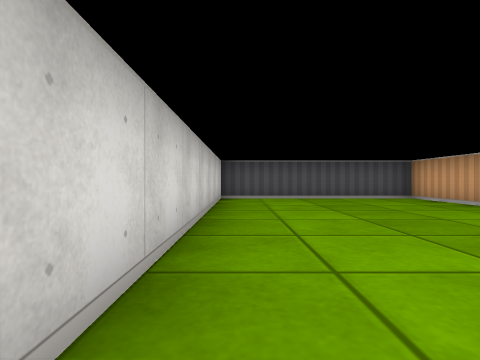
View 1 (above)

15 first-person views from a walk through a cub3D level. The camera is about half as high as the walls, looks level and sees 80° across. The floor is counted in squares. Each view is taken from the middle of a square. On the plan, view 1 faces up. The plan holds only what a view shows up to about 9 squares ahead; the rest is blank. The place goes on beyond the plan.

View 2
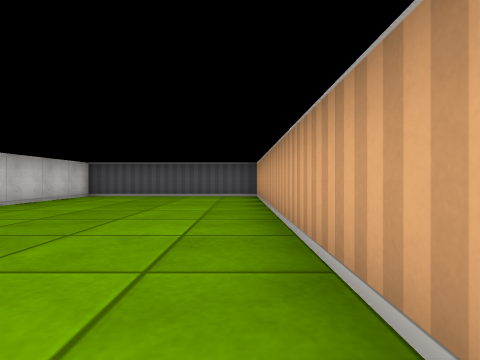

View 3
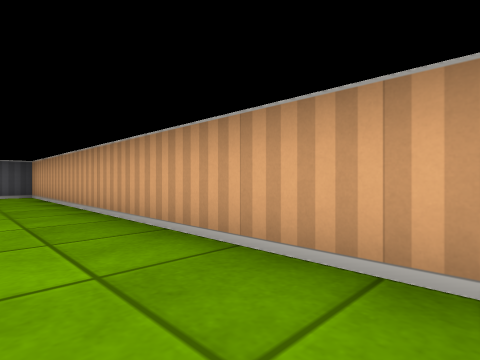

View 4
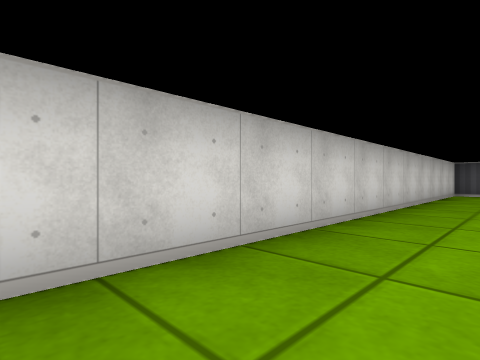

View 5
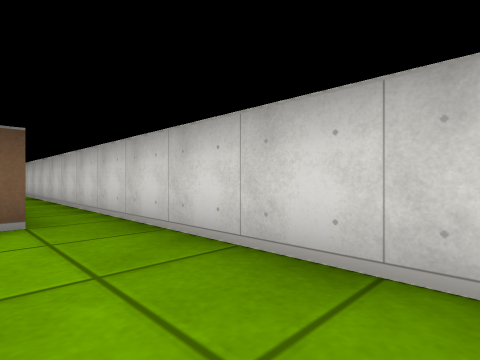

View 6
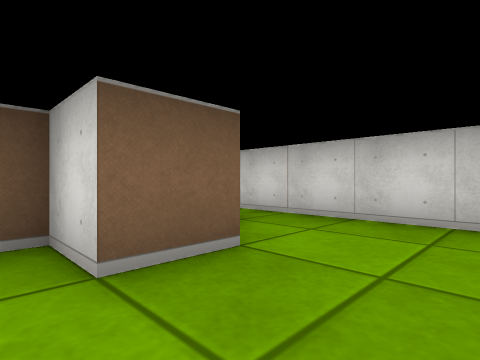

View 7
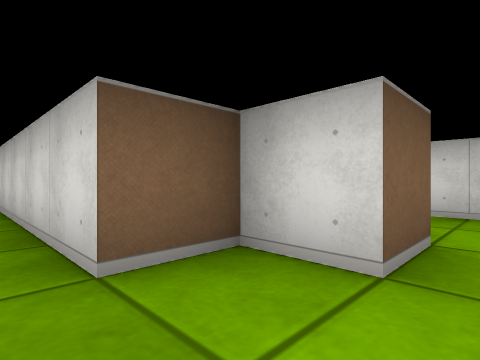

View 8
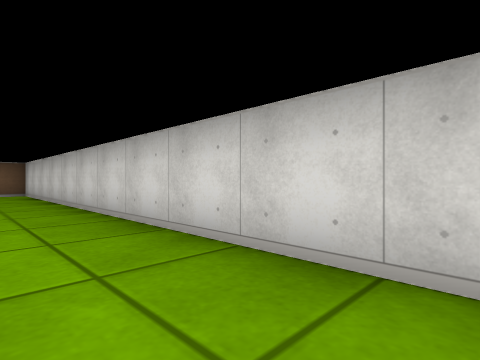

View 9
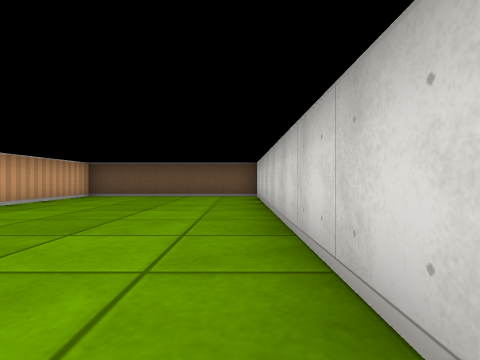

View 10
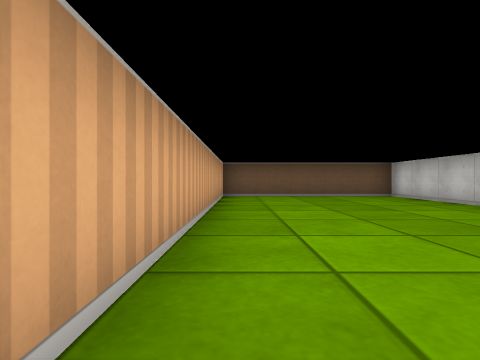

View 11
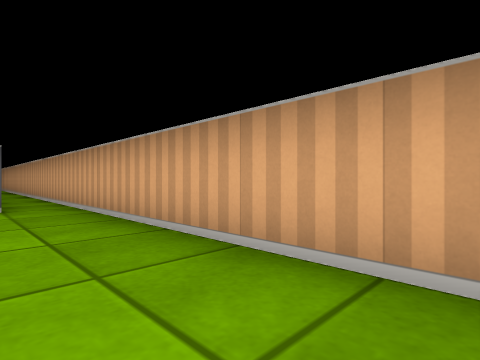

View 12
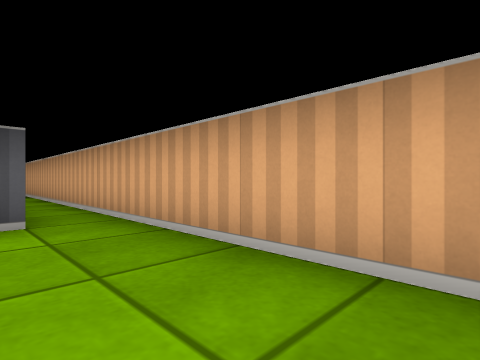

View 13
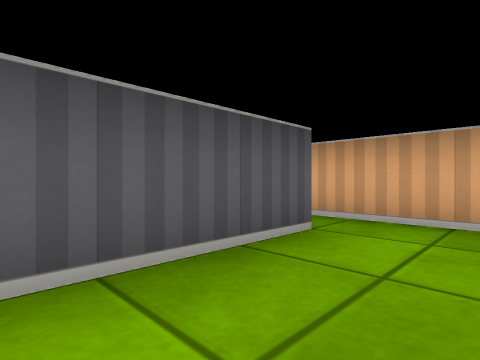

View 14
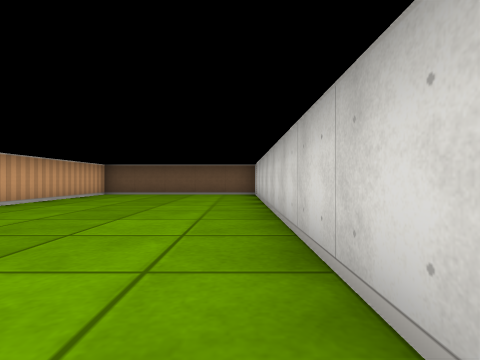

View 15
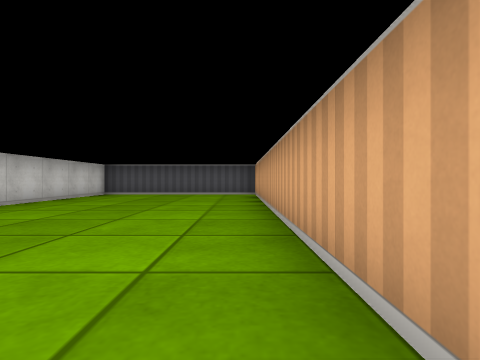

### Floor plan
Points are (right, up) in squares from view 1. A wall is a line through its corners. A room is listed if a view was taken in it or the views show most of it. See-through windows are left out.
Room 1 (views 1, 2, 3, 4, 5, 6, 7, 15)
walls: (1.5, -2.5) (2.5, -2.5) (2.5, -3.5) (3.5, -3.5); (4.5, -1.9) (4.5, 7.5) (-0.5, 7.5) (-0.5, -10.5)
ways out: opening at (4, -3) to room 2
Room 2 (views 8, 9, 10, 11, 12, 13, 14)
walls: (7.5, -3.5) (5.1, -3.5); (3.5, -3.5) (3.5, -14.5) (8.5, -14.5) (8.5, 3.5)
ways out: opening at (4, -3) to room 1

Positions as (right, up) in squares from view 1, and headings:
1: (0, 0), facing up
2: (4, -1), facing up
3: (3, -2), facing up-right
4: (1, -3), facing up-left
5: (1, 0), facing down-left
6: (3, -1), facing down-left
7: (4, -2), facing down-left
8: (5, -4), facing down-left
9: (4, -6), facing down
10: (8, -6), facing down
11: (7, -9), facing up-right
12: (7, -7), facing up-right
13: (5, -5), facing up-right
14: (4, -5), facing down
15: (4, -2), facing up
